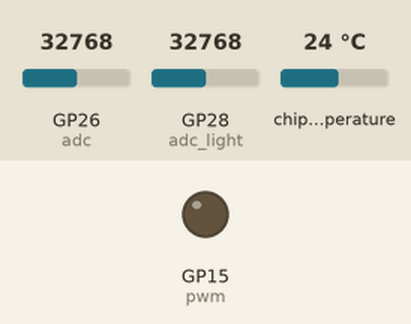
Recording of a program running on a simulated Raspberry Pi Pico running MicroPython. Shown: output pins drawn as LEDs (lit = HIGH). The test bench sets the inputs (shaded band); at power-on: GP26 (adc) = 32768, GP28 (adc_light) = 32768, chip temperature 24 °C (analog values on the 0–65535 scale). What the program prints to the serial console is not drawn.

Above: at 1.2 s.
1.3 s: GP26 (adc) set to 45874
At 3.1 s:
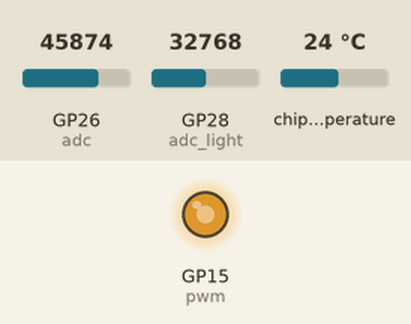
4.3 s: GP26 (adc) set to 57670
At 7.2 s:
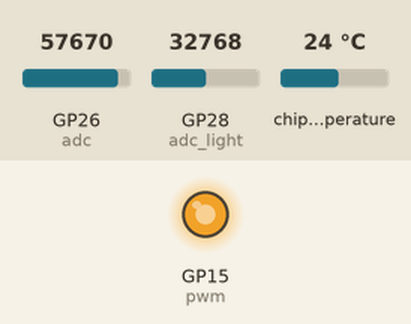
7.5 s: GP26 (adc) set to 32767
At 8.9 s:
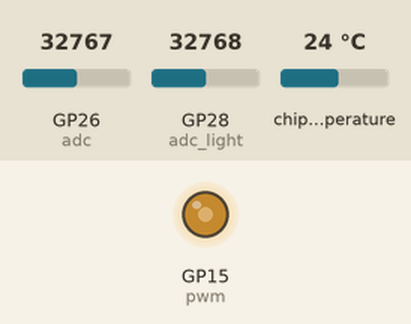
10.5 s: GP26 (adc) set to 7864
At 13.1 s:
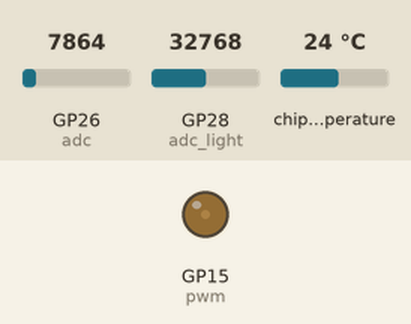
Timing chart, 0 to 14.5 s (numbered marks = the images above; inputs shaded):
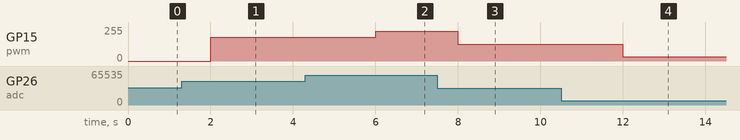

Measured:
- after the input at 1.3 s, GP15 (pwm): 0/255 → 178/255 after 0.70 s
- after the input at 4.3 s, GP15 (pwm): 178/255 → 224/255 after 1.7 s
- after the input at 7.5 s, GP15 (pwm): 224/255 → 127/255 after 0.50 s
- after the input at 10.5 s, GP15 (pwm): 127/255 → 31/255 after 1.5 s

The program:

PWM.py
```python
from machine import Pin, PWM, ADC, Timer
import time

pwm = PWM(Pin(15))
adc = ADC(Pin(26))
adc_light = ADC(Pin(28))
adc4 = ADC(4) # 內建溫度
conversion_factor = 3.3 / (65535)
pwm.freq(1000)

def change_pwd(t):
    duty = adc.read_u16()
    pwm.duty_u16(duty)
    print(f"可變電阻: {duty}, {round(duty/65535*10)}")
    reading = adc4.read_u16() * conversion_factor
    temperature = 27 - (reading - 0.706)/0.001721
    print(f"溫度: {temperature}")
    adc_light_value = adc_light.read_u16()
    print(f"光線: {adc_light_value}")
    print("--------------------------------------")

t1 = Timer(period=2000, mode=Timer.PERIODIC, callback=change_pwd)
```
